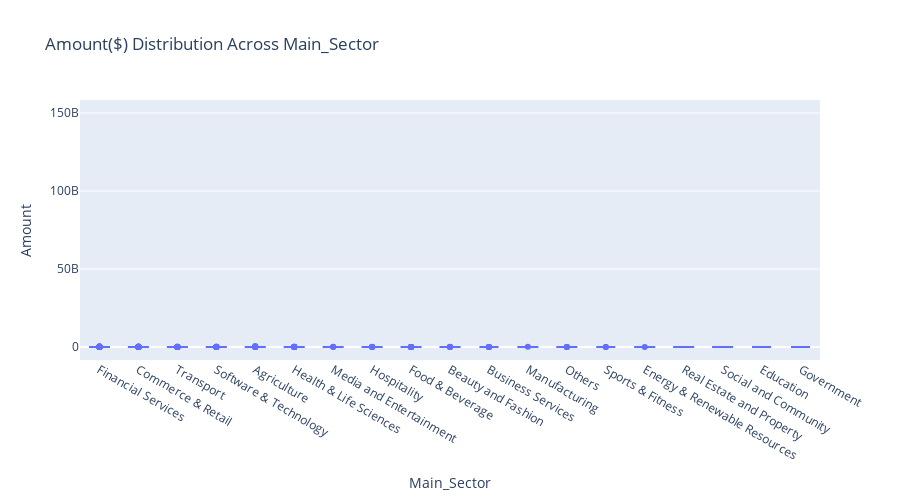

Notebook code for this chart:
### Markdown cell above
#### Univariate analysis for categorical columns

### Code cell
# Create the box plot using Plotly Express
fig = px.box(df, x='Main_Sector', y='Amount', title='Amount($) Distribution Across Main_Sector',
             labels={'sector': 'Sector', 'amount($)': 'Amount($)'})
fig.update_layout(xaxis={'categoryorder': 'total descending'},
                  height=500,
                  width=900)
fig.show()

### Figure 1 — Plotly figure (JSON) as saved in the notebook; plotly's stock layout.template omitted (floating-point values rounded to 4 significant figures; data arrays with more than 128 entries replaced by an {"elided": "..."} marker saying what was removed)
{"data": [{"alignmentgroup": "True", "hovertemplate": "Main_Sector=%{x}<br>Amount=%{y}<extra></extra>", "legendgroup": "", "marker": {"color": "#636efa"}, "name": "", "notched": false, "offsetgroup": "", "orientation": "v", "showlegend": false, "type": "box", "x": {"elided": "1490 str values"}, "x0": " ", "xaxis": "x", "y": {"elided": "1490 int values"}, "y0": " ", "yaxis": "y"}], "layout": {"boxmode": "group", "height": 500, "legend": {"tracegroupgap": 0}, "title": {"text": "Amount($) Distribution Across Main_Sector"}, "width": 900, "xaxis": {"anchor": "y", "categoryorder": "total descending", "domain": [0, 1], "title": {"text": "Main_Sector"}}, "yaxis": {"anchor": "x", "domain": [0, 1], "title": {"text": "Amount"}}}}
